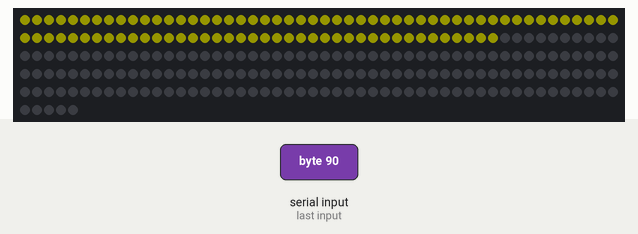
Simulated run of this sketch. Board: Arduino Uno, built with avr-gcc and run on an emulated ATmega328P. Parts: 255 RGB LEDs in strip order, left to right, continuing on the next row. The inputs (shaded band) are chosen by the test bench. Dim RGB values are drawn brighter than linear; random numbers use the default seed unless the sketch sets one; what the sketch prints to the serial monitor is not drawn.

1.3 s: byte 30 received over Serial
2.8 s: byte 90 received over Serial
Above: at 3.9 s.
4.3 s: byte 120 received over Serial
Timing chart, 0 to 7.3 s (numbered marks = the images above; inputs shaded):
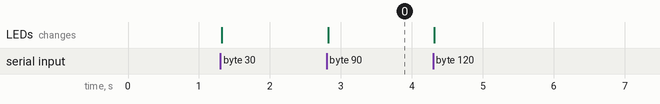

Measured:
- after the input at 2.8 s, the LEDs: change at once (image 0)

The sketch:

LED_TEST_1.ino
```cpp
#include <FastLED.h>
#define NUM_LEDS 255
#define DATA_PIN 2 //How boring and obvious!
#define COLOR_ORDER GRB //Green (G), Red (R), Blue (B)
#define CHIPSET WS2812B
#define BRIGHTNESS 25
#define VOLTS 5
#define MAX_AMPS 500 //value in milliamps

//ENOUGH NONSENSE!

CRGB leds[NUM_LEDS];
int RAND1;
int RAND2;
int RAND3;
int incomingByte; // for incoming serial data


void setup() {

FastLED.addLeds<CHIPSET,DATA_PIN,COLOR_ORDER>(leds,NUM_LEDS);
FastLED.setMaxPowerInVoltsAndMilliamps(VOLTS,MAX_AMPS);
FastLED.setBrightness(BRIGHTNESS);
FastLED.clear();
FastLED.show();
Serial.begin(115200); // opens serial port, sets data rate to 115200 bps

//JONNY FIVE IS ALIVE!!!!!!!!!!!!!!!!!!!!

}

void loop() { //Swirly, twirly effect

  if (Serial.available() > 0) {
    // read the incoming byte:
    incomingByte = Serial.read();
    Serial.write(incomingByte);
  }

  RAND1=random(1);
  RAND2=random(1);
  RAND3=random(255);
  for (int i=0; i<NUM_LEDS; i++) {
    if (i<incomingByte){
      leds[i] = CRGB(204,204,0);
    }
    else{
      leds[i]=CRGB(0,0,0);
    }
  }

  FastLED.show();
}
```
